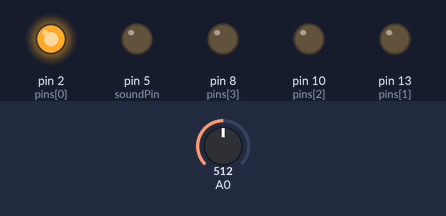
Bench run of a sketch on a simulated Arduino Uno, built with avr-gcc and run on an emulated ATmega328P. On the bench: output pins drawn as LEDs (lit = HIGH). The test bench sets the inputs (shaded band); at power-on: A0 = 512. Random numbers use the default seed unless the sketch sets one.

Above: at 8.6 s.
13.4 s: A0 set to 511
At 22.8 s:
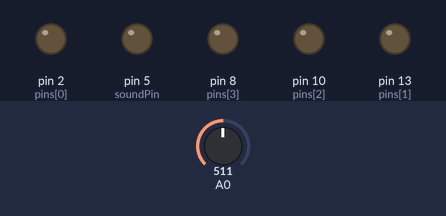
26.9 s: A0 set to 122
At 27.6 s:
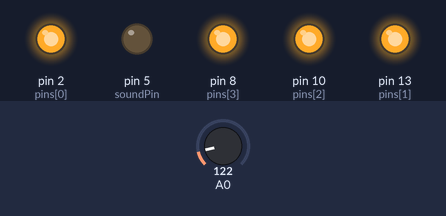
Timing chart, 0 to 55.1 s (numbered marks = the images above; inputs shaded):
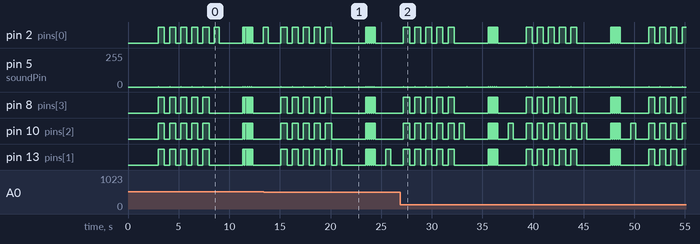

Measured:
- by itself, pin 5 (soundPin): moves between 0/255 and 2/255, repeating every 12.1 s
- by itself, pin 10 (pins[2]): moves between LOW and HIGH, repeating every 12.1 s
- by itself, pin 2 (pins[0]), pin 8 (pins[3]), pin 13 (pins[1]): repeats every 12.1 s: 4 × (LOW 0.50 s, HIGH 0.60 s), LOW 3.4 s, 4 × (HIGH 0.15 s, LOW 0.05 s), HIGH 0.15 s, LOW 2.8 s, HIGH 0.60 s

The sketch:

Memory_Game.ino
```cpp
//https://projecthub.arduino.cc/Jerepondumie/make-an-arduino-memory-game-c9c093

#define PLAYER_WAIT_TIME 2000 // The time allowed between button presses  - 2s

byte sequence[100];           // Storage for the light sequence
byte  curLen = 0;              // Current length of the sequence
byte inputCount =  0;          // The number of times that the player has pressed a (correct) button  in a given turn
byte lastInput = 0;           // Last input from the player
byte  expRd = 0;               // The LED that's suppose to be lit by the player
bool  btnDwn = false;          // Used to check if a button is pressed
bool wait =  false;            // Is the program waiting for the user to press a button
bool  resetFlag = false;       // Used to indicate to the program that once the player  lost

byte soundPin = 5;            // Speaker output

byte noPins =  4;              // Number of buttons/LEDs (While working on this, I was using only  2 LEDs)
                              // You could make the game harder by adding  an additional LED/button/resistors combination.
byte pins[] = {2, 13, 10, 8};  // Button input pins and LED ouput pins - change these vaules if you wwant to connect  yourbuttons to other pins
                              // The number of elements  must match noPins below

long inputTime = 0;           // Timer variable for the delay between user inputs

void setup()  {
  delay(3000);                // This is to give me time to breathe after connection  the arduino - can be removed if you want
  Serial.begin(9600);         // Start  Serial monitor. This can be removed too as long as you remove all references to  Serial below
  Reset();
}

///
/// Sets all the pins as either INPUT  or OUTPUT based on the value of 'dir'
///
void setPinDirection(byte dir){
  for(byte i = 0; i < noPins; i++){
    pinMode(pins[i], dir);
  }
}

//send  the same value to all the LED pins
void writeAllPins(byte val){
  for(byte  i = 0; i < noPins; i++){
    digitalWrite(pins[i], val);
  }
}

//Makes  a (very annoying :) beep sound
void beep(byte freq){
  analogWrite(soundPin,  2);
  delay(freq);
  analogWrite(soundPin, 0);
  delay(freq);
}

///
///  Flashes all the LEDs together
/// freq is the blink speed - small number -> fast  | big number -> slow
///
void flash(short freq){
  setPinDirection(OUTPUT);  /// We're activating the LEDS now
  for(int i = 0; i < 5; i++){
    writeAllPins(HIGH);
    beep(50);
    delay(freq);
    writeAllPins(LOW);
    delay(freq);
  }
}

///
///This function resets all the game variables to their default  values
///
void Reset(){
  flash(500);
  curLen = 0;
  inputCount  = 0;
  lastInput = 0;
  expRd = 0;
  btnDwn = false;
  wait = false;
  resetFlag = false;
}

///
/// User lost
///
void Lose(){
  flash(50);
}

///
/// The arduino shows the user what must be memorized
///  Also called after losing to show you what you last sequence was
///
void playSequence(){
  //Loop through the stored sequence and light the appropriate LEDs in turn
  for(int i = 0; i < curLen; i++){
     // Serial.print("Seq: ");
      //Serial.print(i);
     // Serial.print("Pin: ");
    //  Serial.println(sequence[i]);
      digitalWrite(sequence[i],  HIGH);
      delay(500);
      digitalWrite(sequence[i], LOW);
      delay(250);
    }
}

///
/// The events that occur upon a loss
///
void DoLoseProcess(){
  Lose();             // Flash all the LEDS quickly (see Lose function)
  delay(1000);
  playSequence();     // Shows the user the last sequence - So you can count remember  your best score - Mine's 22 by the way :)
  delay(1000);
  Reset();            //  Reset everything for a new game
}

///
/// Where the magic happens
///
void  loop() {
  if(!wait){
                            //****************//
                            // Arduino's turn //
                            //****************//
    setPinDirection(OUTPUT);                      // We're using the LEDs

    randomSeed(analogRead(A0));                   // https://www.arduino.cc/en/Reference/RandomSeed
    sequence[curLen] = pins[random(0,noPins)];    // Put a new random value in the  next position in the sequence -  https://www.arduino.cc/en/Reference/random
    curLen++;                                     // Set the new Current length  of the sequence

    playSequence();                               //  Show the sequence to the player
    beep(50);                                     //  Make a beep for the player to be aware

    wait = true;                                  //  Set Wait to true as it's now going to be the turn of the player
    inputTime  = millis();                         // Store the time to measure the player's response  time
  }else{
                            //***************//
                            //  Player's turn //
                            //***************//
    setPinDirection(INPUT);                       // We're using the buttons

    if(millis() - inputTime  > PLAYER_WAIT_TIME){  // If the player takes more than the allowed time,
      DoLoseProcess();                            // All is lost :(
      return;
    }


    if(!btnDwn){                                  //
      expRd  = sequence[inputCount];               // Find the value we expect from the player
     // Serial.print("Expected: ");                 // Serial Monitor Output - Should  be removed if you removed the Serial.begin above
      //Serial.println(expRd);                      // Serial Monitor Output - Should be removed if you removed  the Serial.begin above

      for(int i = 0; i < noPins; i++){           //  Loop through the all the pins
        if(pins[i]==expRd)
          continue;                               // Ignore the correct pin
        if(digitalRead(pins[i]) == HIGH){         // Is the buttong pressed
          lastInput = pins[i];
          resetFlag = true;                       //  Set the resetFlag - this means you lost
          btnDwn = true;                          //  This will prevent the program from doing the same thing over and over again
        //  Serial.print("Read: ");                 // Serial Monitor Output - Should  be removed if you removed the Serial.begin above
          Serial.println(lastInput);              // Serial Monitor Output - Should be removed if you removed the Serial.begin  above
        }
      }
    }

    if(digitalRead(expRd) ==  1 && !btnDwn)        // The player pressed the right button
    {
      inputTime  = millis();                       //
      lastInput = expRd;
      inputCount++;                               // The user pressed a (correct) button again
      btnDwn = true;                              // This will prevent the program  from doing the same thing over and over again
     // Serial.print("Read: ");                     // Serial Monitor Output - Should be removed if you removed  the Serial.begin above
      Serial.println(lastInput);                  // Serial  Monitor Output - Should be removed if you removed the Serial.begin above
    }else{
      if(btnDwn && digitalRead(lastInput) == LOW){  // Check if the player released  the button

        btnDwn = false;
        delay(20);
        if(resetFlag){                              // If this was set to true up above, you lost
          DoLoseProcess();                          // So we do the losing sequence  of events
        }
        else{
          if(inputCount == curLen){                 //  Has the player finished repeating the sequence
            wait = false;                           //  If so, this will make the next turn the program's turn
            inputCount  = 0;                         // Reset the number of times that the player has pressed  a button
            delay(1500);
          }
        }
      }
    }
  }
}
```
